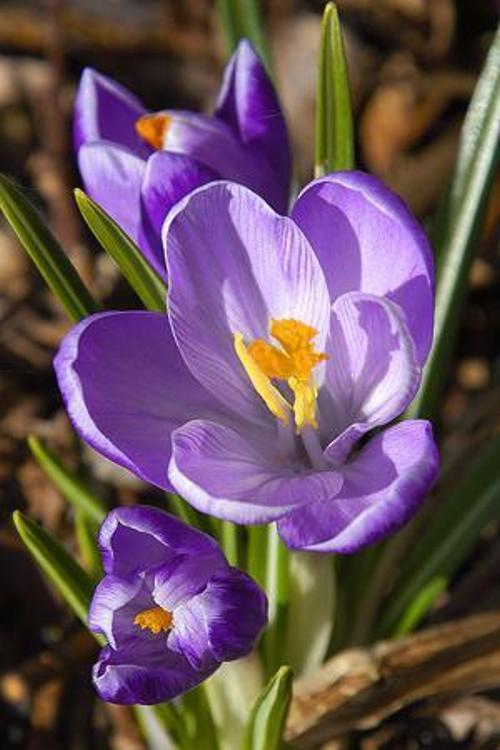
#> input picture Demos/Basic-Intro-to-Collab-Jupyter-Numpy-Matplotlib/small_dataset/Crocus.jpg, 500 x 750 px, found by its file name; its folder holds 4 pictures in this run
$ jupyter execute --allow-errors Numpy_Pandas_Matplotlib.ipynb
#> lines starting #> are read from the running program, lines starting #| are printed output that depends on the picture
## NumPy

The purpose of this tutorial is to familiarize with NumPy array creation, its operations like slicing, indexing, transposing and some important mathematical functions.
❖	NumPy is an N-dimensional array type called ndarray.
❖	It describes the collection of items of the same type. Each element in ndarray is an object of data-type object (called dtype)
❖	Images are loaded into NumPy array

**1. Create a 1-D NumPy array ‘A’, from list [5 8 10 5 4 3 2 1], check its parameters (ndim, shape, itemsize, dtype)**

[cell 1]
import numpy as np
A=np.array([5, 8, 10, 5, 4, 3, 2, 1], dtype=int)
print('ndim = {}, shape = {}, itemsize = {}, dtype = {}'.format(A.ndim, A.shape, A.itemsize, A.dtype))
#Item size is in bytes

**2. Create a 2-D NumPy array ‘B’. Check its parameters
 B = [[ True False]
      [False  True]]**

[cell 2]
B=np.array([[True,False],[False,True]], dtype=bool)
print('ndim = {}, shape = {}, itemsize = {}, dtype = {}'.format(B.ndim, B.shape, B.itemsize, B.dtype))

**3.  Create a 1-D NumPy array ‘C’ of size 1 * 4,  consisting of all ones i.e.
        C = [1. 1. 1. 1.]**

[cell 3]
C=np.ones((1,4))
print(C)

**4.  Create a 2-D NumPy array,‘D’ of size 5 * 4, consisting of number from
     0,1,2,3,4….20**

     D =
            [[ 0  1  2  3]
             [ 4  5  6  7]
             [ 8  9 10 11]
             [12 13 14 15]
             [16 17 18 19]]

[cell 4]
D=np.arange(20).reshape(5, 4)
print(D)

**5.  Add array ‘C’ to array ‘D’. (You will be doing broadcasting!!)**

[cell 5]
print(C + D)

**6.  Transpose the 2-D array ‘D’**

[cell 6]
print(D.T)

**7.  From array ‘D’ use NumPy 2-D slicing to extract below slice
        [[ 0  2  4]
         [10 12 14]]**

[cell 7]
D=np.arange(20).reshape(4,5)
print(D)
print("\nAfter slicing operator\n")
print(D[0:4:2, 0:5:2])

**8.  From array ‘D’ extract the corner elements using NumPy Indexing
        [[ 0  4]
         [15 19]]**

[cell 8]
rows = np.array([[0,0],[3,3]])
cols = np.array([[0,4],[0,4]])

print('\nThe corner elements of this array are:    \n', D[rows,cols])

**9. Modify the ‘D’ array to make center elements 0 i.e.**

 D =

          [[ 0  1  2  3  4]
           [ 5  0  0  0  9]
           [10  0  0  0  14]
           [15 16 17 18 19]]

[cell 9]
D[1:3, 1:4] = 0
print('Modified D = \n', D)

**10. Initialize a 4 * 5 numpy array ‘E’ with random numbers. Now find the maximum number in all columns and its position. Find the mean and std of the matrix. Now multiply the matrix ‘E’ and matrix ‘D’.**

[cell 10]
E=np.random.randint(1,30, 20).reshape(4,5)
print("\n Matrix E = \n", E)
print("\nMaximum of all columns = \n", np.amax(E, 0))
print("\nMean of all numbers = ", np.mean(E))
print("\nSTD of all numbers = ", np.std(E))

**11. Load an image(sample.png provided) into numpy array. Commands to load an image to numpy array is ‘import matplotlib.image as mpimg; img = mpimg.imread('Sample.PNG')’. Now extract a 100*100 matrix from the image and show it with matplotlib. Command to show an image:‘from matplotlib import pyplot as plt; plt.imshow(img)’**

[cell 11]
import numpy as np
import cv2
from matplotlib import pyplot as plt
import matplotlib.image as mpimg

#> (the rest of this cell did not finish here and is left out)

### Any operation you can do with numpy array can be done on img object

## Pandas
**1.Create the table above with Pandas dataframe object**

[cell 12]
import pandas as pd

year = pd.Series([2017, 2018, 800])
revenue = pd.Series([1000, 1200, 1500])
expense = pd.Series([800, 900, 1100])

table_account = pd.DataFrame({'year':year, 'revenue':revenue, 'expense':expense})
#> table_account = table of 3 rows and 3 columns

print (table_account)
#|    year  revenue  expense
#| 0  2017     1000      800
#| 1  2018     1200      900
#| 2   800     1500     1100

**2.Modify the above table to add  ‘savings’ and ‘persons’ as shown below.
‘saving’ = ‘revenue’ - ‘expenses’**

[cell 13]
table_account['savings'] = table_account['revenue'] - table_account['expense']
table_account['persons'] = ['abc', 'def', 'ghi']

print("\nNew modified data table:\n", table_account)
#| New modified data table:
#|     year  revenue  expense  savings persons
#| 0  2017     1000      800      200     abc
#| 1  2018     1200      900      300     def
#| 2   800     1500     1100      400     ghi

**3.Load a CSV file (tips.csv provided) to load a CSV file into a pandas dataframe.
Now display .head() of dataframe. Then display .description() of dataframe. Name this dataframe as ‘tips_table’. Sample .head() of tips table.**

#> (a cell that did not finish here is left out)

#> (a cell that did not finish here is left out)

## MATPLOTLIB and SEABORN

**Write a program to draw a scatter_plot with sb.scatterplot taking ‘total_bill’ as x-axis,‘tip’ as y-axis and hue as ‘time’**

[cell 16]
import seaborn as sb
#> (the rest of this cell did not finish here and is left out)

**Write a program to plot a pie chart of given ‘days’ data in ‘tips_table’ table.**

#> (a cell that did not finish here is left out)

**Plot a bar plot with sb.barplot taking ‘sex’ in x-axis and ‘total_bill’ in y-axis**

#> (a cell that did not finish here is left out)

**Plot the univariate distribution of various data in the ‘tips_table’ table with sb.distplot.**

#> (a cell that did not finish here is left out)

**Load a small flower dataset and display it using matplotlib grid function**

[cell 20]
import os
image_list = [(mpimg.imread(os.path.join('small_dataset/', img)), img) for img in os.listdir('small_dataset')]
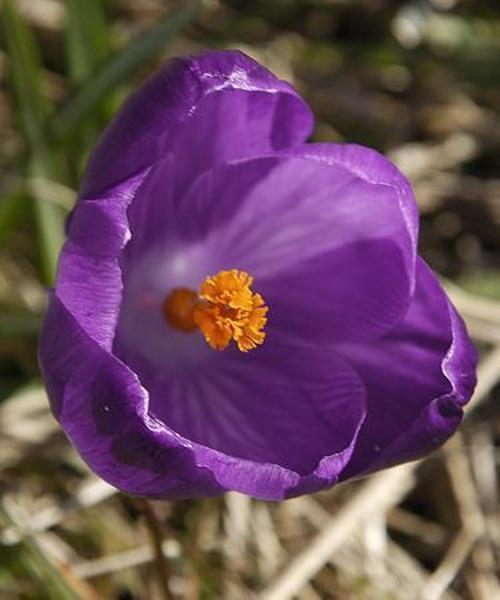
#> input picture Demos/Basic-Intro-to-Collab-Jupyter-Numpy-Matplotlib/small_dataset/Crocus_1.jpg, 500 x 600 px, found by its file name
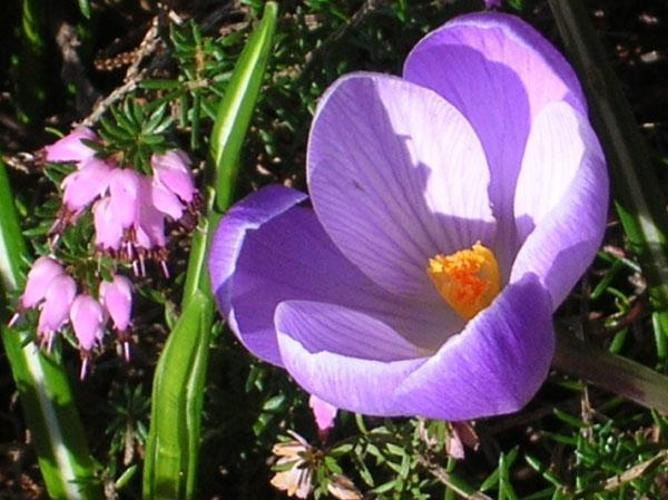
#> input picture Demos/Basic-Intro-to-Collab-Jupyter-Numpy-Matplotlib/small_dataset/Crocus_2.jpg, 668 x 500 px, found by its file name
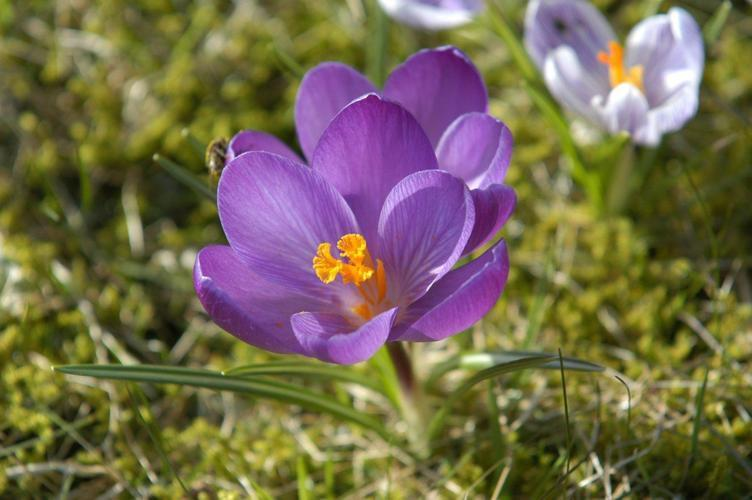
#> input picture Demos/Basic-Intro-to-Collab-Jupyter-Numpy-Matplotlib/small_dataset/Crocus_3.jpg, 752 x 500 px, found by its file name
plt.figure(figsize=(20, 20))
# print(image_list)
for i, img in enumerate(image_list):
    plt.subplot(3, 4, i + 1)
    plt.imshow(img[0])
    plt.title(img[1])
    plt.axis("off")
#> this loop made 4 passes
plt.show()
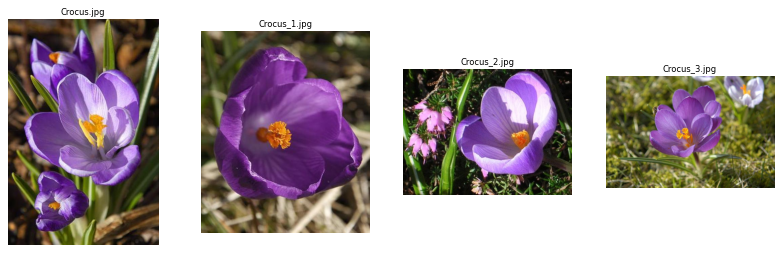
#> figure drawn by matplotlib, 4 panels
